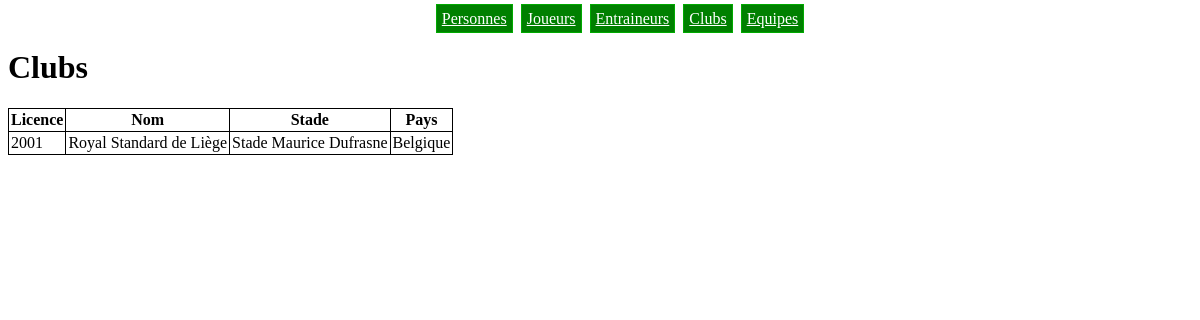
Screenshot of /clubs.php with the database file from the repository.
### tables this page shows
CREATE TABLE IF NOT EXISTS Club (
  licence  BIGINT      PRIMARY KEY,
  nom      VARCHAR(50) NOT NULL,
  stade    VARCHAR(50) NOT NULL,
  pays     VARCHAR(50) NOT NULL
);

### clubs.php (the view)
<?php include 'header.php' ?>
<h1>Clubs</h1>
<table>
  <tr>
    <th>Licence</th>
    <th>Nom</th>
    <th>Stade</th>
    <th>Pays</th>
  </tr>
  <?php
  $req = $bdd->query('SELECT * FROM Club');
  while($tuple = $req->fetch()){
    ?>
    <tr>
      <td><?php echo $tuple['licence'] ?></td>
      <td><?php echo $tuple['nom'] ?></td>
      <td><?php echo $tuple['stade'] ?></td>
      <td><?php echo $tuple['pays'] ?></td>
    </tr>
    <?php
  }
  ?>
</table>
<?php include 'footer.php' ?>

### style.css (style rules this page uses)
table { border-collapse: collapse; border-spacing: 0; }
th, td { border: 1px #000000 solid; padding: 2px; }

### rows the page displays
club: licence "2001", nom "Royal Standard de Liège", stade "Stade Maurice Dufrasne", pays "Belgique"
